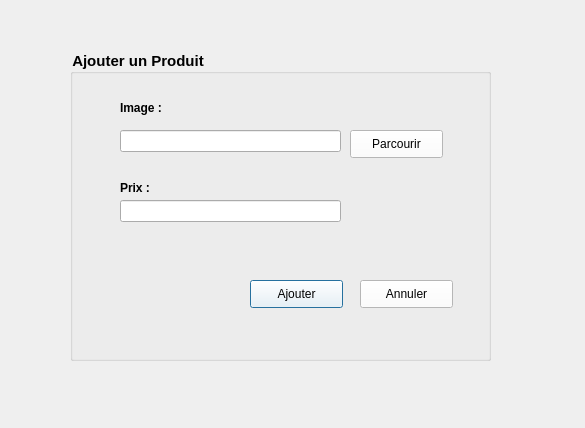
<?xml version="1.0" encoding="UTF-8"?>
<ui version="4.0">
 <class>AjouterProduit</class>
 <widget class="QDialog" name="AjouterProduit">
  <property name="geometry">
   <rect>
    <x>0</x>
    <y>0</y>
    <width>585</width>
    <height>428</height>
   </rect>
  </property>
  <property name="windowTitle">
   <string>Dialog</string>
  </property>
  <property name="styleSheet">
   <string notr="true">
QLabel {
font-weight : bold ; 

}
#groupBox{
font-weight : bold ; 
font-size : 15px ; 
}

QPushButton {
background : #FFFFFF ; 
box-shadow:  0  0 30px white ;
transition: all 0.4s ;
}

QPushButton:hover {
background : #45A4CD ; 
}
#label_3 {
color : red ; 
}</string>
  </property>
  <widget class="QGroupBox" name="groupBox">
   <property name="geometry">
    <rect>
     <x>70</x>
     <y>50</y>
     <width>421</width>
     <height>311</height>
    </rect>
   </property>
   <property name="title">
    <string>Ajouter un Produit</string>
   </property>
   <widget class="QLabel" name="prix_produit">
    <property name="geometry">
     <rect>
      <x>50</x>
      <y>130</y>
      <width>56</width>
      <height>16</height>
     </rect>
    </property>
    <property name="text">
     <string>Prix :</string>
    </property>
   </widget>
   <widget class="QLineEdit" name="input_prix">
    <property name="geometry">
     <rect>
      <x>50</x>
      <y>150</y>
      <width>221</width>
      <height>22</height>
     </rect>
    </property>
   </widget>
   <widget class="QLabel" name="label_2">
    <property name="geometry">
     <rect>
      <x>50</x>
      <y>50</y>
      <width>56</width>
      <height>16</height>
     </rect>
    </property>
    <property name="text">
     <string>Image : </string>
    </property>
   </widget>
   <widget class="QPushButton" name="pushButton">
    <property name="geometry">
     <rect>
      <x>180</x>
      <y>230</y>
      <width>93</width>
      <height>28</height>
     </rect>
    </property>
    <property name="text">
     <string>Ajouter</string>
    </property>
   </widget>
   <widget class="QPushButton" name="pushButton_2">
    <property name="geometry">
     <rect>
      <x>290</x>
      <y>230</y>
      <width>93</width>
      <height>28</height>
     </rect>
    </property>
    <property name="text">
     <string>Annuler</string>
    </property>
   </widget>
   <widget class="QLineEdit" name="input_image">
    <property name="geometry">
     <rect>
      <x>50</x>
      <y>80</y>
      <width>221</width>
      <height>22</height>
     </rect>
    </property>
   </widget>
   <widget class="QPushButton" name="pushButton_3">
    <property name="geometry">
     <rect>
      <x>280</x>
      <y>80</y>
      <width>93</width>
      <height>28</height>
     </rect>
    </property>
    <property name="text">
     <string>Parcourir</string>
    </property>
   </widget>
   <widget class="QLabel" name="dd">
    <property name="geometry">
     <rect>
      <x>50</x>
      <y>200</y>
      <width>221</width>
      <height>16</height>
     </rect>
    </property>
    <property name="text">
     <string/>
    </property>
   </widget>
  </widget>
 </widget>
 <resources/>
 <connections/>
</ui>
